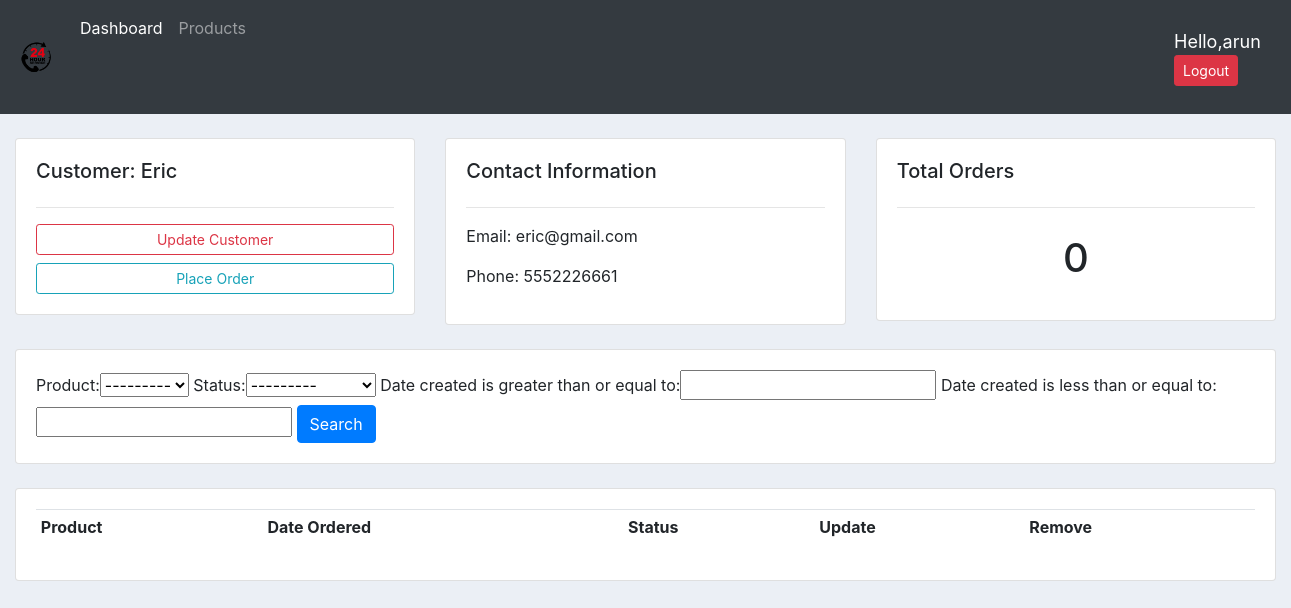
Page /customer/5/ (signed in) on the committed database.
### accounts/models.py (models this page shows, shortened)
class Customer(models.Model):
    user = models.OneToOneField(User,blank=True, null=True, on_delete=models.CASCADE)
    name = models.CharField(max_length=100,null=True)
    phone = models.CharField(max_length=200,null=True)
    Email = models.EmailField(max_length=200, null=True)
    profile_pic = models.ImageField(default='Profile.png',null=True, blank=True)
    date_created = models.DateTimeField(auto_now_add=True, null=True)

### accounts/decorators.py (the view)
        def wrapper_func(request, *args, **kwargs):
            group = None
            if request.user.groups.exists():
                group = request.user.groups.all()[0].name
            if group in allowed_roles:
                return view_func(request, *args, **kwargs)
            else:
                return HttpResponse("You are not authorized to view this page")

### accounts/models.py (called while the page is built)
    def __str__(self):
        return  self.name

### accounts/views.py (called while the page is built)
@login_required(login_url='login')
@allowed_users(allowed_roles=['admin'])
def customer(request,customer_id):
    customer = Customer.objects.get(id=customer_id)
    order = customer.order_set.all()
    myFilter = OrderFilter(request.GET, queryset=order)
    order = myFilter.qs
    context = {'customer':customer, 'order':order,'myFilter':myFilter}
    return render(request,'accounts/customer.html',context)

### accounts/templates/accounts/customer.html (shortened to what this page needs)
{% extends 'accounts/main.html'%}
{% block content %}
<br>
<div class="row" style="margin-left: auto; margin-right: auto;">
    <div class="col-md">
        <div class="card card-body">
            <h5>Customer: {{ customer.name }}</h5>
            <hr>
            <a href="" class="btn btn-outline-danger btn-sm btn-block">Update Customer</a>
            <a  class="btn btn-outline-info btn-sm btn-block" href="{% url 'create_order' customer.id %}">Place Order</a>
        </div>
    </div>
    <div class="col-md">
        <div class="card card-body">
            <h5>Contact Information</h5>
            <hr>
            <p>Email: {{ customer.Email}}</p>
            <p>Phone: {{ customer.phone}}</p>
        </div>
    </div>
    <div class="col-md">
        <div class="card card-body">
            <h5>Total Orders</h5>
            <hr>
            <h1 style="text-align:center;padding:10px">{{ order.count }}</h1>
        </div>
    </div>
</div>
<br>
<div class="row" style="margin-left: auto; margin-right: auto;">
    <div class="col">
        <div class="card card-body">
            <form method="get">
                    {{ myFilter.form }}
                <button class="btn btn-primary" type="submit">Search</button>
            </form>
        </div>
    </div>
</div>
<br>
<div class="row" style="margin-left: auto; margin-right: auto;">
    <div class="col-md">
        <div class="card card-body">
            <table class="table table-sm">
                <tr>
                    <th>Product</th>
                    <th>Date Ordered</th>
                    <th>Status</th>
                    <th>Update</th>
                    <th>Remove</th>
                </tr>
            </table>
        </div>
    </div>
</div>
{% endblock %}

### accounts/templates/accounts/navbar.html (shortened to what this page needs)
{% load static %}
<nav class="navbar navbar-expand-lg navbar-dark bg-dark">
    <a class="navbar-brand" href="/"><img src="{% static 'images/logo.png' %}" id="image" style="width: 40px; height:40px"></a>
    {% if request.user.is_staff %}
    <div class="collapse navbar-collapse" id="navbarNavAltMarkup">
      <div class="navbar-nav">
        <a class="nav-item nav-link active" href="{% url 'home' %}">Dashboard </a>
        <a class="nav-item nav-link" href="{% url 'products' %}">Products</a>
    {% else %}
        <a class="nav-item nav-link active" href="{% url 'account'%}">settings </a>
      </div>
    </div>
    {% endif %}
    <div class="user">
      <span>Hello,{{ user }}</span>
      <span><a href="{% url 'logout' %}" class="btn btn-sm btn-danger">Logout</a></span>
    </div>
  </nav>

### static/css/style.css (style rules this page uses)
body { background-color: #ebeff5; }
#image { width: 40px; height: 40px; }

### accounts/templates/accounts/navbar.html (style rules this page uses)
.user { color: #fff; font-size:18px; box-sizing: border-box; margin:20px; padding: 0 0 0 900px; }

### rows in the picture
Customer: name "Eric", Email "eric@gmail.com", phone "5552226661"

### other values in the picture
{{ user }} "arun"
{{ order.count }} "0"
